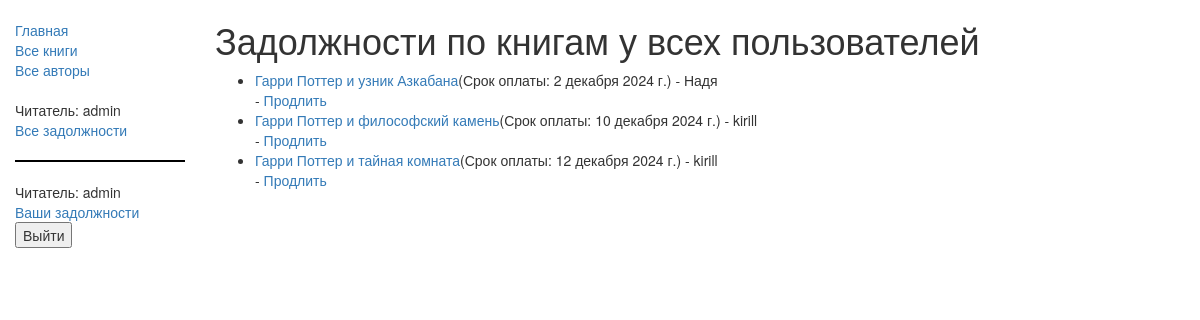
/catalog/bibbooks/ (signed in), run on an earlier commit of the app's database.
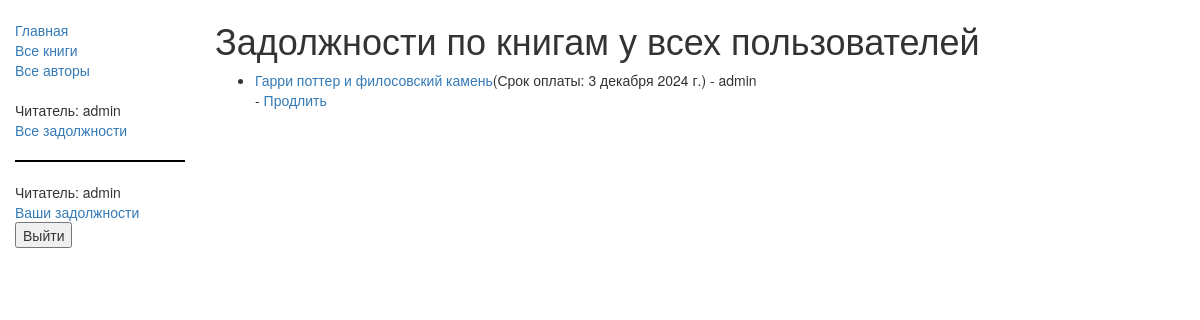
And on a later commit of the database.
### catalog/models.py (models this page shows, shortened)
class BookInstance(models.Model):
    id = models.UUIDField(primary_key=True, default=uuid.uuid4, help_text="Unique ID for this particular book across whole library")
    book = models.ForeignKey('Book', on_delete=models.SET_NULL, null=True)
    imprint = models.CharField(max_length=200)
    due_back = models.DateField(null=True, blank=True)
    borrower = models.ForeignKey(User, on_delete=models.SET_NULL, null=True, blank=True)
    LOAN_STATUS = (
        ('m', 'Maintenance'),
        ('o', 'On loan'),
        ('a', 'Available'),
        ('r', 'Reserved'),
    )
    status = models.CharField(max_length=1, choices=LOAN_STATUS, blank=True, default='m', help_text='Book availability')
    class Meta:
        ordering = ["due_back"]
        permissions = (("can_mark_returned", "Set book as returned"),)

class Book(models.Model):
    title = models.CharField(max_length=200)
    author = models.ForeignKey('Author', on_delete=models.SET_NULL, null=True)
    summary = models.TextField(max_length=1000, help_text="Enter a brief description of the book")
    isbn = models.CharField('ISBN',max_length=13, help_text='13 Character <a href="https://www.isbn-international.org/content/what-isbn">ISBN number</a>')
    genre = models.ManyToManyField(Genre, help_text="Select a genre for this book")
    image = models.ImageField(upload_to='cover/', default='cover/default.jpg', validators=[validate_image])
    def display_genre(self):
        return ', '.join([genre.name for genre in self.genre.all()[:3]])
    display_genre.short_description = 'Genre'
    class Meta:
        pass

### catalog/views.py (the view)
class LoanedBooksByUserAllListView(PermissionRequiredMixin, generic.ListView):
    model = BookInstance
    template_name = 'catalog/bookinstance_list_borrowed_user_all.html'
    paginate_by = 10
    permission_required = 'catalog.can_mark_returned'
    def get_queryset(self):
        return BookInstance.objects.filter(status__exact='o').order_by('due_back')

### catalog/templates/catalog/bookinstance_list_borrowed_user_all.html
{% extends "base_generic.html" %}
{% block content %}
    <h1>Задолжности по книгам у всех пользователей</h1>
    {% if object_list %}
    <ul>
        {% for bookinst in object_list %}
        <li>
            <a href="{% url 'book-detail' bookinst.book.pk %}">{{ bookinst.book.title }}</a>(Срок оплаты: {{ bookinst.due_back }}) - {{ bookinst.borrower.get_username }}
        </li>
        {% if perms.catalog.can_mark_returned %}-
            <a href="{% url 'renew-book-librarian' bookinst.id %}">Продлить</a>
        {% endif %}
        {% endfor %}
    </ul>
    {% else %}
        <p>There are no books currently loaned out.</p>
    {% endif %}
{% endblock %}

### catalog/templates/base_generic.html (shortened to what this page needs)
    <!doctype html>
    <html lang="en">
      <head>
        <link
          rel="stylesheet"
          href="https://maxcdn.bootstrapcdn.com/bootstrap/3.3.7/css/bootstrap.min.css" />
        {% load static %}
        <link rel="stylesheet" type="text/css" href="{% static 'css/style.css' %}" />
      </head>
      <body>
        <div class="container-fluid">
          <div class="row">
            <div class="col-sm-2">
              {% block sidebar %}
                <ul class="sidebar-nav">
                  <li><a href="{% url 'index' %}">Главная</a></li>
                  <li><a href="{% url 'books' %}">Все книги</a></li>
                  <li><a href="{% url 'authors' %}">Все авторы</a></li>
                    <br>
                    <div class="sibebarUser">
                         {% if user.is_staff %}
                             <li>Читатель: {{ user.get_username }}</li>
                             <li><a href="{% url 'bib-borrowed' %}">Все задолжности</a></li>
                         {% endif %}
                    </div>
                    <br>
                 {% if user.is_authenticated %}
                     <li>Читатель: {{ user.get_username }}</li>
                     <li><a href="{% url 'my-borrowed' %}">Ваши задолжности</a></li>
                     <form action="{% url 'logout' %}" method="post">
                        <button class="dropdown-item" type="submit">Выйти</button>
                     </form>
                 {% else %}
                     <li><a href="{% url 'login'%}">Зайти</a></li>
                 {% endif %}
                </ul>
              {% endblock %}
            </div>
            <div class="col-sm-10 ">{% block content %}{% endblock %}</div>
          </div>
        </div>
      </body>
    </html>

### catalog/static/css/style.css (style rules this page uses)
.sidebar-nav { margin-top: 20px; padding: 0; list-style: none; }
.sibebarUser { padding-bottom: 20px; border-bottom: black solid 2px; }

What changed in the data, as far as the page shows it:
removed BookInstance: book "Гарри Поттер и узник Азкабана", due_back "2 декабря 2024 г.", borrower.get_username "Надя"
removed BookInstance: book "Гарри Поттер и философский камень", due_back "10 декабря 2024 г.", borrower.get_username "kirill"
removed BookInstance: book "Гарри Поттер и тайная комната", due_back "12 декабря 2024 г.", borrower.get_username "kirill"
added BookInstance: book "Гарри поттер и филосовский камень", due_back "3 декабря 2024 г.", borrower.get_username "admin"
